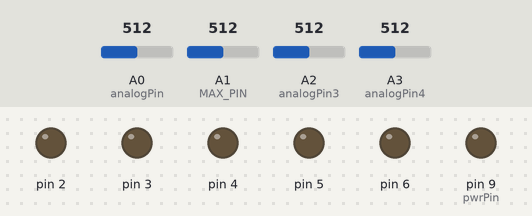
The sketch below on a simulated Arduino Uno, built for the host (arithmetic inside an expression is 32-bit, double 64-bit). Parts: output pins drawn as LEDs (lit = HIGH). The test bench sets the inputs (shaded band); at power-on: A0 (analogPin) = 512, A1 (MAX_PIN) = 512, A2 (analogPin3) = 512, A3 (analogPin4) = 512. WiFi joins after 1.5 s; servers stay silent unless stated; uploads are accepted with an empty reply; what the sketch prints to the serial monitor is not drawn.

Above: at 11.5 s.
At 21.65 s:
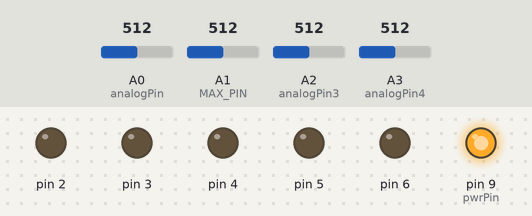
Timing chart, 0 to 29.7 s (numbered marks = the images above):
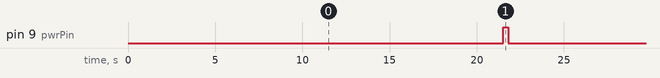

Measured:
- by itself, pin 9 (pwrPin): alternates HIGH for 0.30 s and LOW for 21.4 s

The sketch:

JardinDuino.ino
```cpp
#include <Arduino.h>
#include <UIPEthernet.h>
#include "src/HumidSensor.h"
#include "src/LevelSensor.h"
#include "src/domoticzGateway.h"

#define MAX_HTTP_BUF_SIZE 100
#define HTTP_PORT 80

#define DEV_MODE 1

void copy_response(EthernetClient & client, char * response);

const char http_Unauthorized[] PROGMEM =
"HTTP/1.0 401 Unauthorized\r\n"
		"Content-Type: text/html\r\n\r\n"
		"<h1>401 Unauthorized</h1>";

const char http_OK[] PROGMEM =
"HTTP/1.0 200 OK\r\n"
		"Content-Type: text/html\r\n"
		"Pragma: no-cache\r\n\r\n";

static byte mymac[] = { 0x80, 0x6B, 0x69, 0x2C, 0x30, 0x36 };

// IP et port de la box domotique
IPAddress domoticzHost(10, 10, 1, 10);
const int domoticzPort = 8080;

const int dzIdxHumidSol1 = 79;
const int dzIdxHumidSol2 = 80;
const int dzIdxHumidSol3 = 85;
const int dzIdxHumidSol4 = 86;
const int dzIdxWaterLevel = 81;

EthernetServer server = EthernetServer(HTTP_PORT);
DomoticzGateway dzgw = DomoticzGateway(domoticzHost, domoticzPort);

const int pwrPin = 9;
const int analogPin = A0;
const int analogPin2 = A1;
const int analogPin3 = A2;
const int analogPin4 = A3;

int i = 10;

int humidVal1;
int humidVal2;
int humidVal3;
int humidVal4;
int levelcuveVal;

HumidSensor hum1(pwrPin, analogPin);
HumidSensor hum2(pwrPin, analogPin2);
HumidSensor hum3(pwrPin, analogPin3);
HumidSensor hum4(pwrPin, analogPin4);
LevelSensor lvl;

char myChar;

unsigned long lastTime;

void setup() {
#if defined(DEV_MODE)
	Serial.begin(9600);
	Serial.println(F("\n[webServer]"));
#endif
	//initialisation de la communication Serie

	// Initialisation des pins
#if defined(DEV_MODE)
	Serial.println(F("  > Configuring Sensor Lvl"));
#endif

	lvl.addNextPin(2);
	lvl.addNextPin(3);
	lvl.addNextPin(4);
	lvl.addNextPin(5);
	lvl.addNextPin(6);
	lvl.powerOff();

#if defined(DEV_MODE)
	Serial.println(F("  > Configuring Ethernet"));
#endif

	// configuration de l'ethernet
	Ethernet.begin(mymac);

#if defined(DEV_MODE)
	Serial.print(F("localIP: "));
	Serial.println(Ethernet.localIP());
#endif

	lastTime = millis();

	// demarrage du serveur web
#if defined(DEV_MODE)
	Serial.println(F("  > Starting webServer"));
#endif

	server.begin();

#if defined(DEV_MODE)
	Serial.println(F("-----Init Complete ------"));
#endif
}

void refreshSensors() {
	// allumage des capteurs et attente de 100 ms
	hum1.powerUp();
	delay(300);
	lvl.powerUp();

	// prise des mesures
	humidVal1 = hum1.getPctValue();
	humidVal2 = hum2.getPctValue();
	humidVal3 = hum3.getPctValue();
	humidVal4 = hum4.getPctValue();
	levelcuveVal = lvl.getPctValue();
	// extinction des capteurs
	hum1.powerOff();
	lvl.powerOff();
}

void printSensorsValuesToSerial() {
	// notif serie
#if defined(DEV_MODE)
	Serial.print(F("Capteur 1 humidite : "));
	Serial.println(humidVal1);
	Serial.print(F("Capteur 2 humidite : "));
	Serial.println(humidVal2);
	Serial.print(F("Capteur 3 humidite : "));
	Serial.println(humidVal3);
	Serial.print(F("Capteur 4 humidite : "));
	Serial.println(humidVal4);
	Serial.print(F("Capteur 5 niveau : "));
	Serial.println(levelcuveVal);
#endif
}

void notificationDomotique() {
// notif domoticz
	dzgw.notifyDomoticz(dzIdxHumidSol1, humidVal1);
	dzgw.notifyDomoticz(dzIdxHumidSol2, humidVal2);
	dzgw.notifyDomoticz(dzIdxHumidSol3, humidVal3);
	dzgw.notifyDomoticz(dzIdxHumidSol4, humidVal4);
	dzgw.notifyDomoticz(dzIdxWaterLevel, levelcuveVal);
}

void loop() {
	// maintient de la connection ethernet, relance du DHCP au besoin
	Ethernet.maintain();
	size_t size;

	if (EthernetClient client = server.available()) {
		String s = String(100);
		while ((size = client.available()) > 0) {
			char c = client.read();
			if (s.length() < MAX_HTTP_BUF_SIZE) {
				s += c;
			}
		}

		processRequest(s, client);
		//client.println(http_OK);
		client.stop();
	}

	// controle de l'interval de rafraichissement
	unsigned long currentTime = millis();
	// Refressh toute les 60 seconde ou à chaque overflow de millis()
	if (((currentTime - lastTime) > 20000) || ((currentTime - lastTime) < 0)) {
		// mise à jour des valeurs des capteurs
		refreshSensors();

		printSensorsValuesToSerial();

		notificationDomotique();
		lastTime = millis();
	}
}

// renvoyer Http OK sur le client
void copy_response(EthernetClient & client, char * response) {
	int len = strlen_P(response);
	for (int k = 0; k < len; k++) {
		myChar = pgm_read_byte_near(response + k);
		client.print(myChar);
	}
}

// Envoi du statut de l'alerteBox
void SendStatut(EthernetClient & client) {
	char buf[20];
	uptime(buf);
	copy_response(client, http_OK);
	client.println(F("<H1>JardinDuino</H1>"));
	client.println(F("<H2>Uptime : "));
	client.println(buf);
	client.println(F("</H2><H2>humidite</h2> <h3> capteur 1 : "));
	client.println(humidVal1);
	client.println(F("</h3><h3> capteur 2 : "));
	client.println(humidVal2);
	client.println(F("</h3><h3> capteur 3 : "));
	client.println(humidVal3);
	client.println(F("</h3><h3> capteur 4 : "));
	client.println(humidVal4);
	client.println(F("</h3><h2> Niveau </H2> <h3> cuve : "));
	client.println(levelcuveVal);
	client.println(F(" % </h3>"));
}

// Envoi du statut de l'alerteBox
void SendStatutJson(EthernetClient & client) {
	char buf[20];
	uptime(buf);
	copy_response(client, http_OK);
	client.println(F("[{ "));
	client.println(F(" \"Uptime\" : \""));
	client.println(buf);
	client.println(F("\", \"humid_1\": \""));
	client.println(humidVal1);
	client.println(F("\", \"humid_2\": \""));
	client.println(humidVal2);
	client.println(F("\", \"humid_3\": \""));
	client.println(humidVal3);
	client.println(F("\", \"humid_4\": \""));
	client.println(humidVal4);
	client.println(F("\", \"niveau_cuve\": \""));
	client.println(levelcuveVal);
	client.println(F("\"}]"));
}

// traitement de la requete Http
void processRequest(String & request, EthernetClient & client) {
	// cas de l'url exposée : /jardinduino en GET
	if (strstr(request.c_str(), "GET /jardinduino/statut")) {
		SendStatut(client);
	} else if (strstr(request.c_str(), "GET /jardinduino/getjsonInfo")) {
		SendStatutJson(client);
	} else {
		copy_response(client, http_Unauthorized);
		client.println(F("<H1>UnAuthorized</H1>"));
	}
}

// Fonction de formatage de l'uptime
void uptime(char * dest) {
	uptime(millis(), dest);
}

// Fonction de formatage de l'uptime
void uptime(unsigned long timestamp, char * dest) {
	int days = 0;
	int hours = 0;
	int mins = 0;
	long secs = 0;
	secs = timestamp / 1000; //convect milliseconds to seconds
	mins = secs / 60; //convert seconds to minutes
	hours = mins / 60; //convert minutes to hours
	days = hours / 24; //convert hours to days
	secs = secs - (mins * 60); //subtract the coverted seconds to minutes in order to display 59 secs max
	mins = mins - (hours * 60); //subtract the coverted minutes to hours in order to display 59 minutes max
	hours = hours - (days * 24); //subtract the coverted hours to days in order to display 23 hours max
	//Display results

	sprintf(dest, "%02d days %02d:%02d:%02d", days, hours, mins, secs);
}
```

HumidSensor.cpp
```cpp
#include "HumidSensor.h"

HumidSensor::HumidSensor(int analog) {
	_pinPwr = -1;
	_pinAnalog = analog;
}

HumidSensor::HumidSensor(int pin, int analog) {
	_pinPwr = pin;
	_pinAnalog = analog;
	pinMode(_pinPwr, OUTPUT);
}

void HumidSensor::powerOff() {
	if (_pinPwr >= 0)
		digitalWrite(_pinPwr, LOW);
}

void HumidSensor::powerUp() {
	if (_pinPwr >= 0)
		digitalWrite(_pinPwr, HIGH);
}

int HumidSensor::getRawValue() {
	int val = analogRead(_pinAnalog);
	return val;
}

double HumidSensor::getPctValue() {
	//double val = ((1.0*getRawValue() *100) / 1024);
	int v = getRawValue();
	double val = map(v, 580, 270, 0, 100);
	if (v < 270) {
		val = 100;
	}
	if (v > 580) {
		val = 0;
	}

	return val;
}
```

HumidSensor.h
```cpp
#ifndef HumidSensor_h
#define HumidSensor_h

#include "Arduino.h"

class HumidSensor {
public:
	HumidSensor(int analog);
	HumidSensor(int pin, int analog);
	void powerOff();
	void powerUp();
	int getRawValue();
	double getPctValue();
private:
	int _pinPwr;
	int _pinAnalog;

};

#endif
```

LevelSensor.cpp
```cpp
#include "LevelSensor.h"

LevelSensor::LevelSensor() {

}

void LevelSensor::addNextPin(int pin) {
	_pinTable[_tableLength] = pin;
	_tableLength++;
}

void LevelSensor::powerOff() {
	for (int i = 0; i < _tableLength; i++) {
		// init de la pin
		pinMode(_pinTable[i], OUTPUT);      // sets the digital pin 7 as input
		digitalWrite(_pinTable[i], LOW);
	}
}

void LevelSensor::powerUp() {
	for (int i = 0; i < _tableLength; i++) {
		// init de la pin
		pinMode(_pinTable[i], INPUT_PULLUP); // sets the digital pin 7 as input
	}
}

int LevelSensor::getRawValue() {
	powerUp();
	int lvl = 0;

	// récupération du niveau
	for (int i = 0; i < _tableLength; i++) {
		if (digitalRead(_pinTable[i]) == LOW) {
			lvl = i + 1;
		}
	}

	powerOff();
	return lvl;
}

double LevelSensor::getPctValue() {
	return (this->getRawValue() * 100) / _tableLength;
}
```

LevelSensor.h
```cpp
#ifndef LevelSensor_h
#define LevelSensor_h

#include "Arduino.h"
#define MAX_PIN 15

class LevelSensor {
public:
	LevelSensor();
	void addNextPin(int pin);
	void powerOff();
	void powerUp();
	int getRawValue();
	double getPctValue();

private:
	int _pinTable[MAX_PIN];   // pushbutton connected to digital pin 7
	int _tableLength = 0;
};

#endif
```

domoticzGateway.cpp
```cpp
#include "domoticzGateway.h"

DomoticzGateway::DomoticzGateway(IPAddress address, unsigned int domoticzPort) {
	_dzSevrerHost = address;
	_dzSevrerPort = domoticzPort;
}

void DomoticzGateway::notifyDomoticz(int idx, int value) {
	EthernetClient client;
	if (client.connect(_dzSevrerHost, _dzSevrerPort)) {
		client.print(F("GET /json.htm?type=command&param=udevice&idx="));
		client.print(idx);
		client.print(F("&nvalue="));
		client.print(value);
		client.print(F("&svalue="));
		client.print(value);
		client.print(F(" HTTP/1.1\r\nHost: "));

		client.print((int) _dzSevrerHost[0]);
		client.print(F("."));
		client.print((int) _dzSevrerHost[1]);
		client.print(F("."));
		client.print((int) _dzSevrerHost[2]);
		client.print(F("."));
		client.print((int) _dzSevrerHost[3]);

		client.println(F("\r\nConnection: close\r\n"));

		signed long next = millis() + 100;
		while (client.available() == 0) {
			if (next - millis() < 0)
				goto close;
		}
		int size;
		while ((size = client.available()) > 0) {
			char c = client.read();
#if defined(DEV_MODE)
			Serial.write(c);
#endif
		}
		close: client.stop();
	}
#if defined(DEV_MODE)
	else
	Serial.println(F("Client connect failed"));
#endif
}
```

domoticzGateway.h
```cpp
#ifndef DomoticzGateway_h
#define DomoticzGateway_h

#include "Arduino.h"
#include <UIPEthernet.h>

class DomoticzGateway {
public:
	DomoticzGateway(IPAddress address, unsigned int domoticzPort);
	void notifyDomoticz(int idx, int value);

private:
	IPAddress _dzSevrerHost;
	unsigned int _dzSevrerPort;
};

#endif
```
